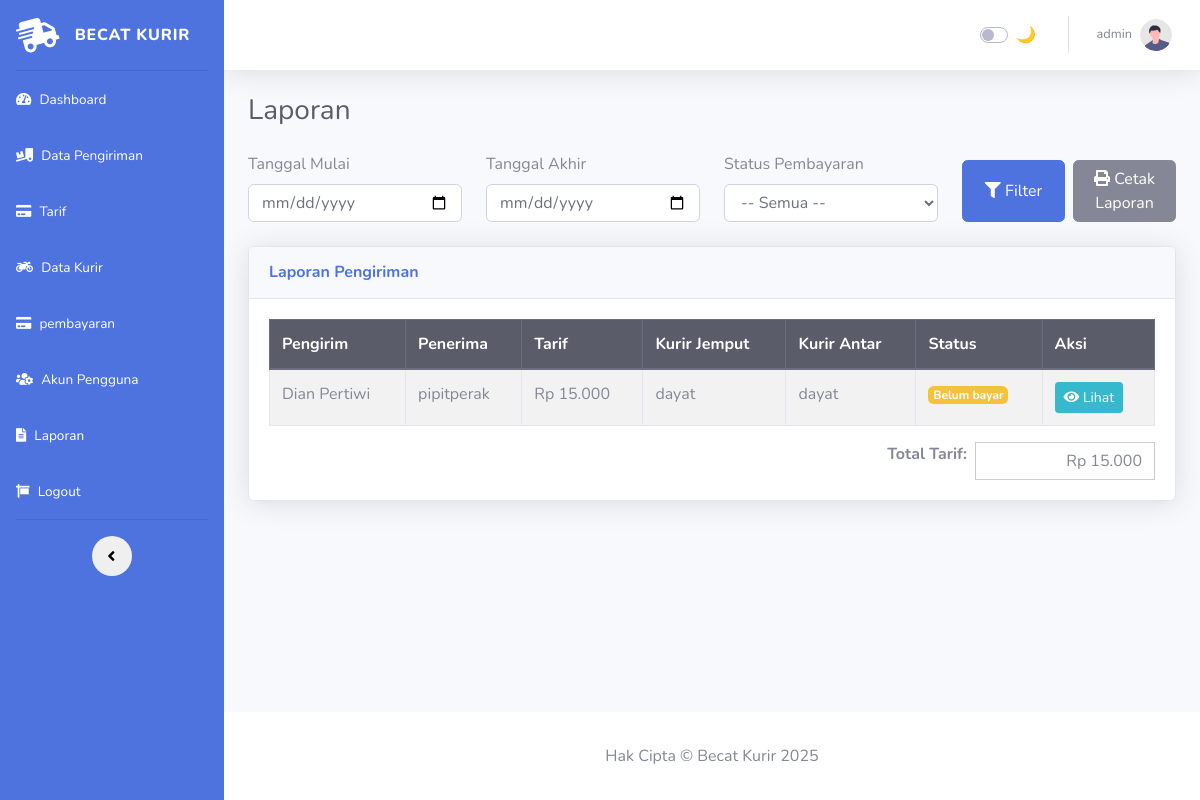
Page /admin-kurir/laporan_pengiriman.php (signed in) on the committed database.
### tables this page shows
CREATE TABLE `tbl_pengiriman_paket` (
  `id_pengiriman` int NOT NULL,
  `id_tarif` int DEFAULT NULL,
  `id_pengirim` int DEFAULT NULL,
  `id_penerima` int DEFAULT NULL,
  `id_jenis_paket` int DEFAULT NULL,
  `id_status_order` int DEFAULT NULL,
  `id_kurir_jemput` int DEFAULT NULL,
  `id_kurir_antar` int DEFAULT NULL,
  `berat_barang` decimal(10,2) DEFAULT NULL,
  `harga_barang` decimal(10,2) DEFAULT NULL,
  `status_pembayaran` enum('belum bayar','sudah bayar') DEFAULT NULL,
  `resi` varchar(500) DEFAULT NULL,
  `bukti_tf_admin` varchar(225) DEFAULT NULL,
  `waktu_konfirmasi` datetime DEFAULT NULL
);

CREATE TABLE `tbl_pengirim` (
  `id_pengirim` int NOT NULL,
  `id_kab_asal` int DEFAULT NULL,
  `id_bank` int DEFAULT NULL,
  `id_user` int DEFAULT NULL,
  `nama_pengirim` varchar(30) DEFAULT NULL,
  `kec_pengirim` varchar(30) DEFAULT NULL,
  `alamat_pengirim` text,
  `hp_pengirim` varchar(20) DEFAULT NULL,
  `no_rekening` varchar(20) DEFAULT NULL
);

CREATE TABLE `tbl_penerima` (
  `id_penerima` int NOT NULL,
  `id_kab_tujuan` int DEFAULT NULL,
  `nama_penerima` varchar(30) DEFAULT NULL,
  `kec_pengirim` varchar(30) DEFAULT NULL,
  `alamat_penerima` text,
  `hp_penerima` varchar(20) DEFAULT NULL,
  `link_maps` text
);

CREATE TABLE `tbl_tarif` (
  `id_tarif` int NOT NULL,
  `id_kab_asal` int DEFAULT NULL,
  `id_kab_tujuan` int DEFAULT NULL,
  `tarif` decimal(12,2) DEFAULT NULL
);

CREATE TABLE `tbl_data_kurir` (
  `id_kurir` int NOT NULL,
  `id_user` int DEFAULT NULL,
  `nama_kurir` varchar(20) DEFAULT NULL,
  `no_hp` varchar(20) DEFAULT NULL,
  `alamat_kurir` text,
  `status` enum('aktif','non-aktif') DEFAULT NULL
);

### admin-kurir/laporan_pengiriman.php (the view, shortened to what this page needs)
<?php
include 'config/koneksi.php';
$tgl_mulai = $_GET['tgl_mulai'] ?? '';
$tgl_akhir = $_GET['tgl_akhir'] ?? '';
$sql = "
    SELECT
        p.*,
        peng.nama_pengirim,
        pener.nama_penerima,
        k1.nama_kurir AS kurir_jemput,
        k2.nama_kurir AS kurir_antar,
        t.tarif
    FROM tbl_pengiriman_paket p
    LEFT JOIN tbl_pengirim peng ON p.id_pengirim = peng.id_pengirim
    LEFT JOIN tbl_penerima pener ON p.id_penerima = pener.id_penerima
    LEFT JOIN tbl_data_kurir k1 ON p.id_kurir_jemput = k1.id_kurir
    LEFT JOIN tbl_data_kurir k2 ON p.id_kurir_antar = k2.id_kurir
    LEFT JOIN tbl_tarif t ON p.id_tarif = t.id_tarif
    WHERE 1=1
";
$sql .= " ORDER BY p.waktu_konfirmasi DESC";
$query = $conn->query($sql);
$data = [];
$total_tarif = 0;
while ($row = $query->fetch_assoc()) {
    $data[] = $row;
    $total_tarif += $row['tarif'];
}
?>
<!DOCTYPE html>
<html lang="id">
<?php include 'head.php'; ?>
<body id="page-top">
<div id="wrapper">
<?php include 'sidebar.php'; ?>
<div id="content-wrapper" class="d-flex flex-column">
    <div id="content">
        <?php include 'navbar.php'; ?>
        <div class="container-fluid">
            <h1 class="h3 mb-4 text-gray-800 no-print">Laporan</h1>
            <form method="GET" class="no-print mb-4">
                <div class="row g-2 align-items-end">
                    <div class="col-md-3">
                        <label>Tanggal Mulai</label>
                        <input type="date" name="tgl_mulai" class="form-control" value="<?= htmlspecialchars($tgl_mulai) ?>">
                    </div>
                    <div class="col-md-3">
                        <label>Tanggal Akhir</label>
                        <input type="date" name="tgl_akhir" class="form-control" value="<?= htmlspecialchars($tgl_akhir) ?>">
                    </div>
                    <div class="col-md-3">
                        <label>Status Pembayaran</label>
                        <select name="status" class="form-control">
                            <option value="">-- Semua --</option>
                        </select>
                    </div>
                    <div class="col-md-3 d-flex gap-2">
                        <button type="submit" class="btn btn-primary w-100"><i class="fas fa-filter"></i> Filter</button>
                        <button type="button" onclick="window.print()" class="btn btn-secondary w-100 ml-2">
                            <i class="fas fa-print"></i> Cetak Laporan
                        </button>
                    </div>
                </div>
            </form>
            <div class="card shadow print-area">
                <div class="card-header py-3">
                    <h6 class="m-0 font-weight-bold text-primary">Laporan Pengiriman</h6>
                </div>
                <div class="card-body">
                    <div class="table-responsive">
                        <table class="table table-bordered table-striped">
                            <thead class="thead-dark">
                                <tr>
                                    <th>Pengirim</th>
                                    <th>Penerima</th>
                                    <th>Tarif</th>
                                    <th>Kurir Jemput</th>
                                    <th>Kurir Antar</th>
                                    <th>Status</th>
                                    <th class="no-print">Aksi</th>
                                </tr>
                            </thead>
                            <tbody>
                            <?php if (count($data)): ?>
                                <?php foreach ($data as $d): ?>
                                <tr>
                                    <td><?= htmlspecialchars($d['nama_pengirim']) ?></td>
                                    <td><?= htmlspecialchars($d['nama_penerima']) ?></td>
                                    <td>Rp <?= number_format($d['tarif'], 0, ',', '.') ?></td>
                                    <td><?= htmlspecialchars($d['kurir_jemput'] ?? '-') ?></td>
                                    <td><?= htmlspecialchars($d['kurir_antar'] ?? '-') ?></td>
                                    <td>
                                        <span class="badge badge-<?= $d['status_pembayaran'] === 'sudah bayar' ? 'success' : 'warning' ?>">
                                            <?= ucfirst($d['status_pembayaran']) ?>
                                        </span>
                                    </td>
                                    <td class="no-print">
                                        <a href="detail_order.php?id=<?= $d['id_pengiriman'] ?>" class="btn btn-info btn-sm">
                                            <i class="fas fa-eye"></i> Lihat
                                        </a>
                                    </td>
                                </tr>
                                <?php endforeach; ?>
                            <?php else: ?>
                                <tr><td colspan="7" class="text-center">Tidak ada data ditemukan.</td></tr>
                            <?php endif; ?>
                            </tbody>
                        </table>
                        <div class="d-flex justify-content-end mt-3">
                            <strong class="mr-2">Total Tarif:</strong>
                            <div style="border: 1px solid #ccc; padding: 6px 12px; min-width: 180px; text-align: right;">
                                Rp <?= number_format($total_tarif, 0, ',', '.') ?>
                            </div>
                        </div>
                    </div>
                </div>
            </div>
        </div>
    </div>
<?php include 'footer.php'; ?>
</div>
</div>
</body>
</html>

### rows in the picture
tbl_pengiriman_paket: id_pengirim.nama_pengirim "Dian Pertiwi", id_penerima.nama_penerima "pipitperak", id_tarif.tarif "15.000", id_kurir_jemput.nama_kurir "dayat", status_pembayaran "Belum bayar"

### other values in the picture
$_SESSION['username'] "admin"
$total_tarif "15.000"
